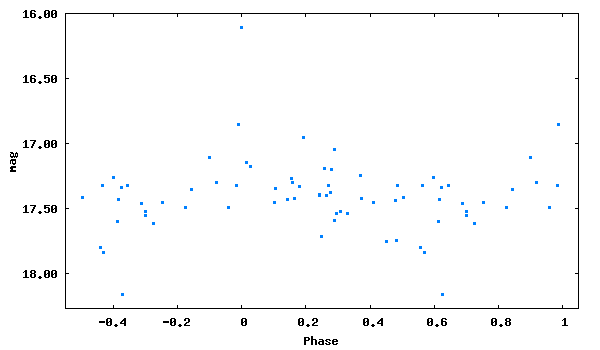

Write the gnuplot code that produced this figure.
set term png size 600,350 medium
set colors classic
set output 'phase_lc_19.png'
set xlabel 'Phase'
set ylabel 'mag'
#set title 'JDmax = 2446265.50700 + 0.5021895 x E'
set format y '%5.2f'
plot [-0.55:1.05][18.27:16.00] "phase_lc_19.dat" linecolor 3 pointtype 5 pointsize 0.3 title ""
